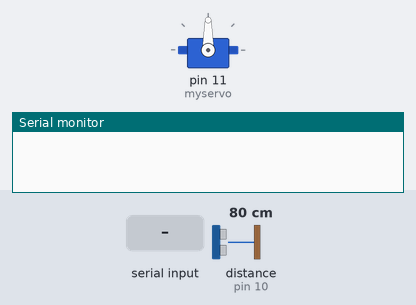
Bench run of a sketch on a simulated Arduino Uno, built with avr-gcc and run on an emulated ATmega328P. Shown: servo, the last lines printed to the serial monitor. The test bench sets the inputs (shaded band); at power-on: distance to the obstacle (sensor on pin 10) 80 cm. The echo pulse lasts 58.3 µs per cm.

Above: at 1.2 s.
1.3 s: "1" received over Serial
At 1.7 s:
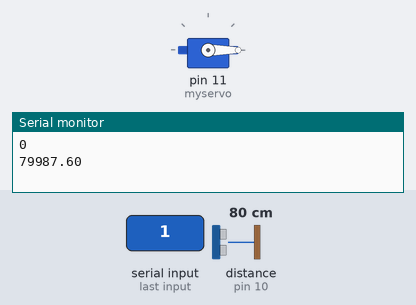
At 11.2 s:
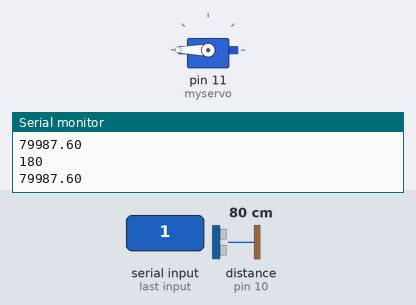
Timing chart, 0 to 18.9 s (numbered marks = the images above; inputs shaded):
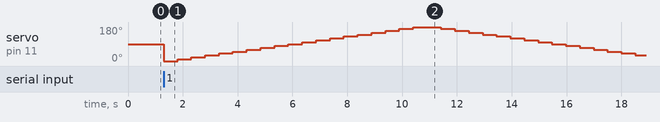

Measured:
- after the input at 1.3 s, servo on pin 11 (myservo): 90° → 0° at once, → 10° 0.51 s later, → 20° 0.51 s later, → 30° 0.51 s later, … (34 changes in this stretch)

The sketch:

Radar_Project.ino
```cpp
#include <Servo.h>
Servo myservo;
const int trigPin = 9;
const int echoPin = 10;

float duration, distance, p;
int pos = 0;

void setup()
{
  pinMode(trigPin, OUTPUT);
  pinMode(echoPin, INPUT);
  Serial.begin(9600);
  myservo.attach(11);

}
void loop()
{
  if(Serial.available()>0)
  {
    for (pos = 0; pos <= 180; pos += 10)
      {
        myservo.write(pos);
        Serial.println(pos);
            digitalWrite(trigPin, LOW);
            delayMicroseconds(2);
            digitalWrite(trigPin, HIGH);
            delayMicroseconds(10);
            digitalWrite(trigPin, LOW);

            duration = pulseIn(echoPin, HIGH);
            distance = (duration*.0343)/2;
            p=distance*1000;
            Serial.println(p);
            delay(500);
      }
    for (pos = 180; pos >= 0; pos -= 10)
      {
        myservo.write(pos);
        Serial.println(pos);
            digitalWrite(trigPin, LOW);
            delayMicroseconds(2);
            digitalWrite(trigPin, HIGH);
            delayMicroseconds(10);
            digitalWrite(trigPin, LOW);

            duration = pulseIn(echoPin, HIGH);
            distance = (duration*.0343)/2;
            p=distance*1000;
            Serial.println(p);
            delay(500);
      }
  }

}
```
